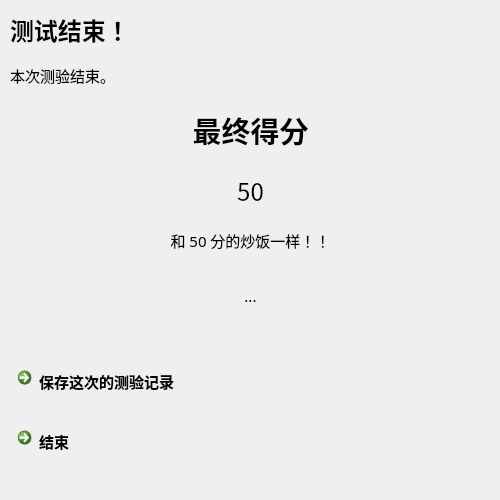
<?xml version="1.0" encoding="UTF-8"?>
<ui version="4.0">
 <class>Testfinish</class>
 <widget class="QDialog" name="Testfinish">
  <property name="geometry">
   <rect>
    <x>0</x>
    <y>0</y>
    <width>500</width>
    <height>500</height>
   </rect>
  </property>
  <property name="minimumSize">
   <size>
    <width>500</width>
    <height>500</height>
   </size>
  </property>
  <property name="maximumSize">
   <size>
    <width>500</width>
    <height>500</height>
   </size>
  </property>
  <property name="font">
   <font>
    <family>微软雅黑</family>
    <pointsize>11</pointsize>
   </font>
  </property>
  <property name="windowTitle">
   <string>测试结束</string>
  </property>
  <property name="windowIcon">
   <iconset resource="resources.qrc">
    <normaloff>:/icon/Resources/icon.png</normaloff>:/icon/Resources/icon.png</iconset>
  </property>
  <widget class="QLabel" name="label">
   <property name="geometry">
    <rect>
     <x>10</x>
     <y>0</y>
     <width>481</width>
     <height>61</height>
    </rect>
   </property>
   <property name="text">
    <string>&lt;html&gt;&lt;head/&gt;&lt;body&gt;&lt;p&gt;&lt;span style=&quot; font-size:18pt; font-weight:600;&quot;&gt;测试结束！&lt;/span&gt;&lt;/p&gt;&lt;/body&gt;&lt;/html&gt;</string>
   </property>
  </widget>
  <widget class="QLabel" name="label_2">
   <property name="geometry">
    <rect>
     <x>10</x>
     <y>60</y>
     <width>481</width>
     <height>31</height>
    </rect>
   </property>
   <property name="text">
    <string>&lt;html&gt;&lt;head/&gt;&lt;body&gt;&lt;p&gt;本次测验结束。&lt;/p&gt;&lt;/body&gt;&lt;/html&gt;</string>
   </property>
  </widget>
  <widget class="QCommandLinkButton" name="commandLinkButton">
   <property name="enabled">
    <bool>true</bool>
   </property>
   <property name="geometry">
    <rect>
     <x>10</x>
     <y>360</y>
     <width>471</width>
     <height>61</height>
    </rect>
   </property>
   <property name="text">
    <string>保存这次的测验记录</string>
   </property>
  </widget>
  <widget class="QLabel" name="label_3">
   <property name="geometry">
    <rect>
     <x>0</x>
     <y>90</y>
     <width>501</width>
     <height>81</height>
    </rect>
   </property>
   <property name="text">
    <string>&lt;html&gt;&lt;head/&gt;&lt;body&gt;&lt;p align=&quot;center&quot;&gt;&lt;span style=&quot; font-size:22pt; font-weight:600;&quot;&gt;最终得分&lt;/span&gt;&lt;/p&gt;&lt;/body&gt;&lt;/html&gt;</string>
   </property>
   <property name="alignment">
    <set>Qt::AlignCenter</set>
   </property>
  </widget>
  <widget class="QCommandLinkButton" name="commandLinkButton_2">
   <property name="geometry">
    <rect>
     <x>10</x>
     <y>420</y>
     <width>471</width>
     <height>61</height>
    </rect>
   </property>
   <property name="text">
    <string>结束</string>
   </property>
  </widget>
  <widget class="QLabel" name="score">
   <property name="geometry">
    <rect>
     <x>0</x>
     <y>170</y>
     <width>501</width>
     <height>41</height>
    </rect>
   </property>
   <property name="font">
    <font>
     <family>Noto Sans CJK SC</family>
     <pointsize>18</pointsize>
    </font>
   </property>
   <property name="text">
    <string>50</string>
   </property>
   <property name="alignment">
    <set>Qt::AlignCenter</set>
   </property>
  </widget>
  <widget class="QLabel" name="rank">
   <property name="geometry">
    <rect>
     <x>0</x>
     <y>220</y>
     <width>501</width>
     <height>41</height>
    </rect>
   </property>
   <property name="text">
    <string>&lt;html&gt;&lt;head/&gt;&lt;body&gt;&lt;p&gt;和 50 分的炒饭一样！！&lt;/p&gt;&lt;/body&gt;&lt;/html&gt;</string>
   </property>
   <property name="alignment">
    <set>Qt::AlignCenter</set>
   </property>
  </widget>
  <widget class="QLabel" name="timeuse">
   <property name="geometry">
    <rect>
     <x>0</x>
     <y>280</y>
     <width>501</width>
     <height>31</height>
    </rect>
   </property>
   <property name="text">
    <string>...</string>
   </property>
   <property name="alignment">
    <set>Qt::AlignCenter</set>
   </property>
  </widget>
 </widget>
 <resources>
  <include location="resources.qrc"/>
 </resources>
 <connections>
  <connection>
   <sender>commandLinkButton_2</sender>
   <signal>clicked()</signal>
   <receiver>Testfinish</receiver>
   <slot>close()</slot>
   <hints>
    <hint type="sourcelabel">
     <x>245</x>
     <y>390</y>
    </hint>
    <hint type="destinationlabel">
     <x>249</x>
     <y>249</y>
    </hint>
   </hints>
  </connection>
 </connections>
</ui>
